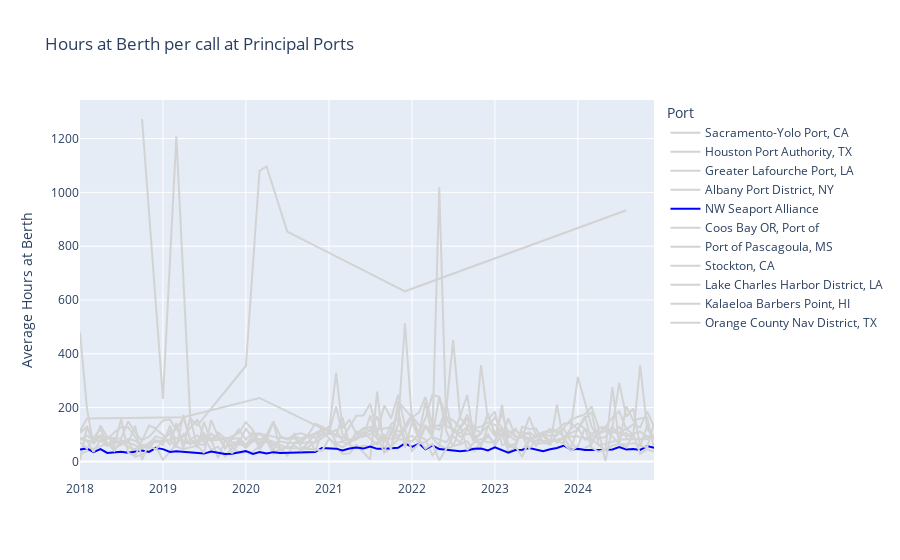

This figure's notebook cell:
### Markdown cell above
#### Efficiency and Performance

### Code cell
plot_line(
        df=calls_df, cat_group='port_group', time_col='month',
        y_col='hrs_at_berth', y_col_alias='Average Hours at Berth',
        title='Hours at Berth per call at Principal Ports', width=None, height=None,
        labels={'port_group':'Port', 'month':''},
        cat_limit=10, cat_limit_col='Average Hours at Berth',
        highlight='NW Seaport Alliance', highlight_color='blue'
    )
